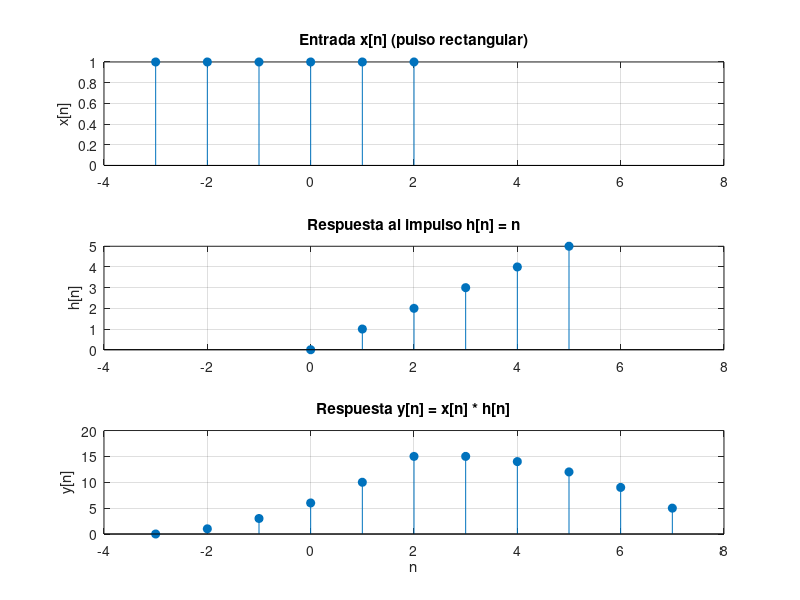

The MATLAB script that drew this image:
% =========================================================================
% ANÁLISIS NUMÉRICO - TRABAJOS DE LABORATORIO
% EJERCICIO 1: Convolución discreta de un pulso rectangular con una rampa
% =========================================================================
clear; clc; close all;

% --- Señal de entrada x[n]: pulso rectangular unitario -------------------
% Valores no nulos en un intervalo con n negativos y positivos
nx = -3:2;                 % intervalo de tiempo discreto de x[n]
x  = ones(size(nx));       % x[n] = 1 para -3 <= n <= 2

% --- Respuesta al impulso h[n] = n ----------------------------------------
nh = 0:5;                  % comienza en n = 0, todos positivos
h  = nh;                   % h[n] = n

% --- Respuesta del sistema LTI: y[n] = x[n] * h[n] -----------------------
y  = conv(x, h);
% La convolución empieza en nx(1)+nh(1) y termina en nx(end)+nh(end)
ny = (nx(1) + nh(1)) : (nx(end) + nh(end));

% --- Escala común de tiempo discreto: incluye toda la convolución --------
lim = [ny(1) - 1, ny(end) + 1];

figure('Name', 'Ejercicio 1 - Convolucion discreta');

subplot(3, 1, 1);
stem(nx, x, 'filled');
xlim(lim); grid on;
title('Entrada x[n] (pulso rectangular)');
ylabel('x[n]');

subplot(3, 1, 2);
stem(nh, h, 'filled');
xlim(lim); grid on;
title('Respuesta al impulso h[n] = n');
ylabel('h[n]');

subplot(3, 1, 3);
stem(ny, y, 'filled');
xlim(lim); grid on;
title('Respuesta y[n] = x[n] * h[n]');
xlabel('n'); ylabel('y[n]');

% Tabla de resultados en consola
disp('   n    y[n]');
disp([ny' y']);
